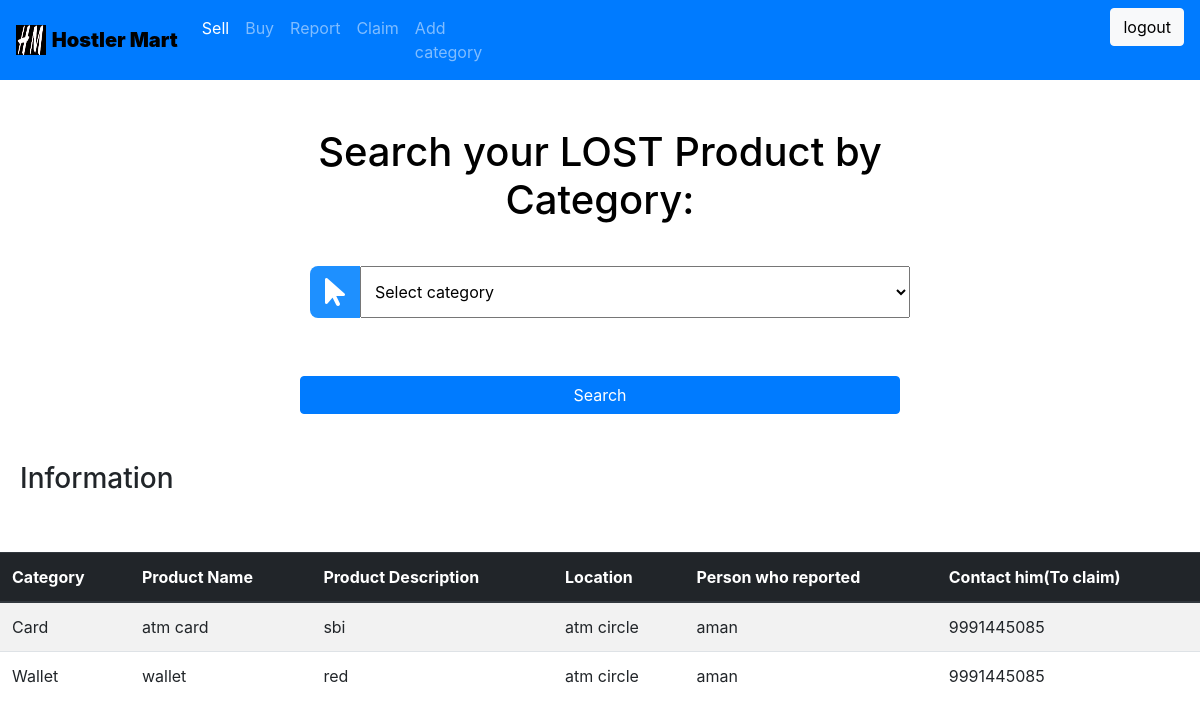
Page /claim_product.php on the committed database.
### tables this page shows
CREATE TABLE `foundproduct` (
  `prod_id` int(11) NOT NULL,
  `prod_name` varchar(120) NOT NULL,
  `prod_desc` varchar(255) NOT NULL,
  `location` varchar(255) NOT NULL,
  `category_name` varchar(30) NOT NULL,
  `user_id` int(11) NOT NULL,
  `contact` decimal(10,0) NOT NULL
);

CREATE TABLE `users` (
  `user_id` int(11) NOT NULL,
  `fname` varchar(20) NOT NULL,
  `midname` varchar(20) DEFAULT NULL,
  `lname` varchar(20) NOT NULL,
  `uname` varchar(45) NOT NULL,
  `contact` decimal(10,0) NOT NULL,
  `email` varchar(40) NOT NULL,
  `pw` varchar(30) NOT NULL,
  `address` varchar(255) NOT NULL
);

### claim_product.php (the view, shortened to what this page needs)
<!DOCTYPE html>
<html lang="en">
<head>
	<link rel="stylesheet" href="css/user_page.css">
	<link rel="stylesheet" href="https://maxcdn.bootstrapcdn.com/bootstrap/4.0.0/css/bootstrap.min.css">
</head>
<body>
<nav class="navbar navbar-dark bg-primary navbar-expand-lg">
	<a class="navbar-brand" href="#">
    <img src="images/logo.jpg" width="30" height="30" class="d-inline-block align-top" alt="">
    <span class="nav-brand1">Hostler Mart</span>
  </a>
  <div  id="navbarSupportedContent" >
    <ul class="navbar-nav mr-auto">
      <li class="nav-item active">
        <a class="nav-link" href="sellsection.php">Sell <span class="sr-only">(current)</span></a>
      </li>
      <li class="nav-item">
        <a class="nav-link" href="buysection.php">Buy</a>
      </li>
      <li class="nav-item">
        <a class="nav-link " href="report_product.php">Report</a>
      </li>
	  <li class="nav-item">
        <a class="nav-link " href="claim_product.php">Claim</a>
      </li>
	  <li class="nav-item">
        <a class="nav-link " href="add_cat.php">Add category</a>
	  </li>
	  <li class="nav-item usern">
		  <a class="nav-link usera" href="user_page.php">
		</a>
      </li>
	  <li class="nav-item">
        <button class=" btn btn-light" ><a href="logout.php" class="logout">logout</a></button>
      </li>
    </ul>
	</div>
	</nav>
	<br><br>
	<form action="claim_search.php" method="POST" style="max-width:600px;margin:auto">
	<h1 class="heading">Search your LOST Product by Category:</h1>
	<br>
	<div class="input-container">
        <i class="fas fa-mouse-pointer icon fa-2x"></i>
          <select class="input-field" name="category" id="category" required placeholder="Category">
          <option value="" selected data-default>Select category</option>
        </select>
    </div>
		<br><br>
		<button type="submit" name="submit" value="Search" class="btn btn-primary btnsell">Search</button><br>
	</form>
<br><br>
	<h3 style="margin-left:20px;">Information</h3>
	<?php
		include 'config.php';
		$query = "SELECT * FROM foundproduct ORDER BY prod_name ASC";
        $result = mysqli_query($dbconn,$query);
	?>
	<br>
	<br>
	<table class="table table-striped">
		<thead class="thead-dark">
		<tr>
			<th>Category</th>
			<th>Product Name</th>
			<th>Product Description</th>
			<th>Location</th>
			<th>Person who reported</th>
			<th>Contact him(To claim)</th>
		</tr>
		</thead>
		<?php
		if($result)
		{
            while($res = mysqli_fetch_array($result)) {
            echo "<tr>";
            echo "<td>".$res['category_name']."</td>";
            echo "<td>".$res['prod_name']."</td>";
            echo "<td>".$res['prod_desc']."</td>";
            echo "<td>".$res['location']."</td>";
            $uid = $res['user_id'];
            $query1 = "SELECT fname FROM users WHERE user_id = '$uid' ";
            $result1 = mysqli_query($dbconn,$query1);
            $row = mysqli_fetch_array($result1);
            echo "<td>".$row['fname']."</td>";
            echo "<td>".$res['contact']."</td>";
        }
    }
		?>
	</table>
</body>
</html>

### css/user_page.css (style rules this page uses)
.usern { margin-left: 50vw; color:black; }
.nav-brand1 { color: black; font-weight: 900; }
.logout { text-decoration: none; color: black; }
.usera { color: black; font-weight: 900; font-size: 1.3rem; }
.heading { text-align: center; font-size: 40px; color:black ; }
.input-container { width:100%; display: -ms-flexbox; display: flex; margin: 10px; border-radius: 8px; }
.input-field { width: 100%; padding: 10px; outline: none; }
.icon { padding: 10px; background: dodgerblue; color: white; min-width: 50px; text-align: center; border-bottom-left-radius: 8px; border-top-left-radius: 8px; }
.btnsell { width: 600px; margin: auto; text-align: center; }

### rows in the picture
foundproduct: category_name "Card", prod_name "atm card", prod_desc "sbi", location "atm circle", users.fname "aman", contact "9991445085"
foundproduct: category_name "Wallet", prod_name "wallet", prod_desc "red", location "atm circle", users.fname "aman", contact "9991445085"
